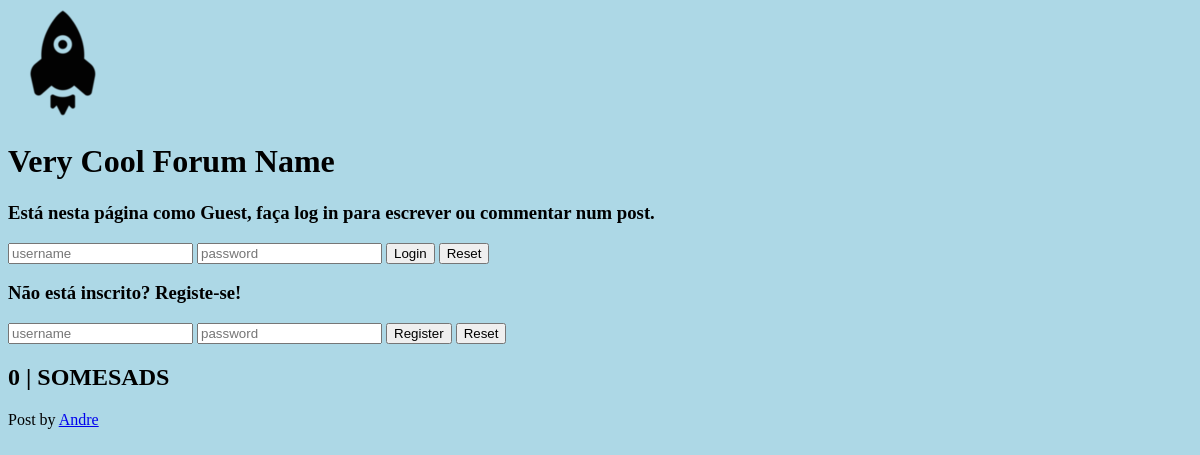
/pages/viewPost.php?id=1, run on an earlier commit of the app's database.
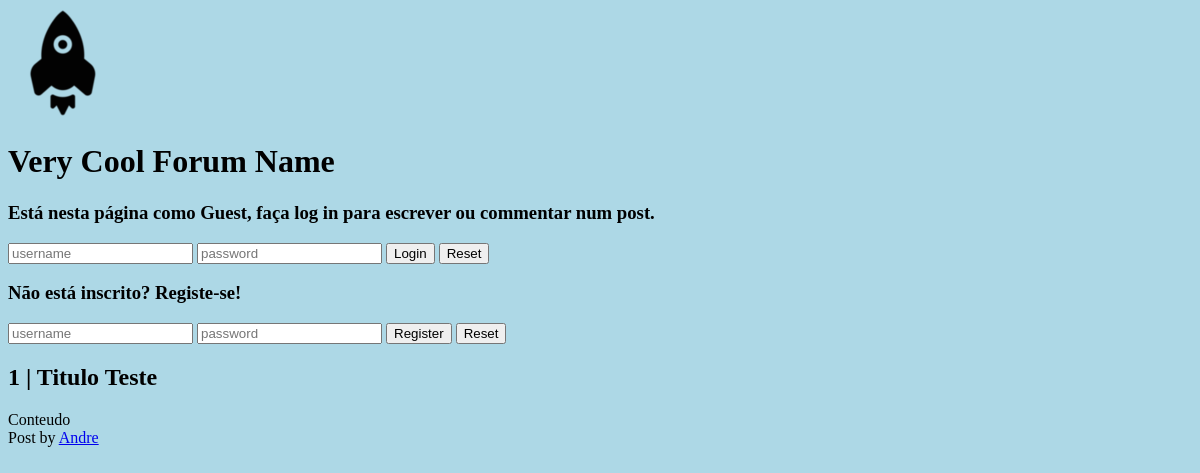
And on a later commit of the database.
### tables this page shows
CREATE TABLE posts
(
    postID INTEGER UNIQUE NOT NULL PRIMARY KEY,
    title VARCHAR NOT NULL,
    content VARCHAR,
    type VARCHAR,
    dateWritten DATETIME,
    username INTEGER REFERENCES users Not NULL
);

### pages/viewPost.php (called while the page is built, shortened)
<?php
include_once "../templates/auth.php";
include_once "../templates/default.php";
include_once "../templates/post.php";
$id = $_GET['id'];
draw_post($id);
?>

### templates/post.php (the view, shortened to what this page needs)
<?php
include_once "../templates/auth.php";
include_once "../templates/default.php";
function draw_post($id){
    $db = Database::getInstance()->db();
    $stmt = $db->prepare('SELECT * FROM posts WHERE postID = ?');
    $stmt->execute(array($id));
    $result = $stmt->fetch();
    $votes = getVotesPost($id);
        echo "<h2>".$votes." | ".$result['title']."</h2>";
    if($result['type'] == "text")
    echo $result['content'].'<br>';
    echo 'Post by <a href = "../pages/viewProfile.php?username='.$result['username'].'">'. $result['username'] . '</a>';
}
function getVotesPost($id){
    $db = Database::getInstance()->db();
    $stmt = $db->prepare('SELECT * FROM postvotes WHERE postID = ?');
    $stmt->execute(array($id));
    $result = $stmt->fetchAll();
    $votes = 0;
    foreach ($result as $row) {
    if($row['positive'] == 1)
        $votes = $votes+1;
    else $votes = $votes - 1;
    }
    return $votes;
}
?>

What changed in the data, as far as the page shows it:
changed posts "Andre": title "SOMESADS" → "Titulo Teste"; content (not shown) → "Conteudo"
Also different on the page:
$votes: "0" → "1"
